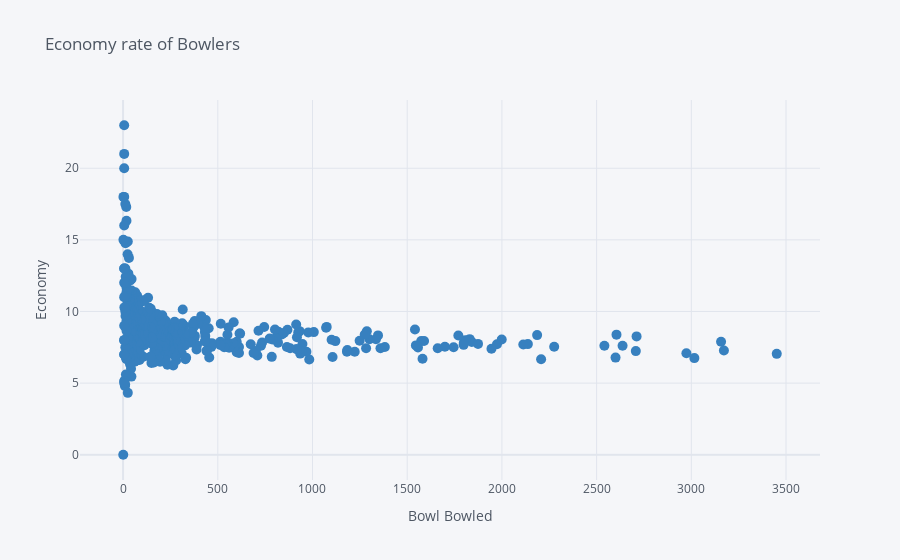

Source (notebook cell):
### Code cell
economy_bowler.iplot(kind='scatter',x='ball',y='Economy',mode='markers',size=10, colors='blue',xTitle='Bowl Bowled',yTitle='Economy',title='Economy rate of Bowlers')

### Figure 1 — Plotly figure (JSON) as saved in the notebook; plotly's stock layout.template omitted (floating-point values rounded to 4 significant figures; data arrays with more than 128 entries replaced by an {"elided": "..."} marker saying what was removed)
{"data": [{"line": {"color": "rgba(55, 128, 191, 1.0)", "dash": "solid", "shape": "linear", "width": 1.3}, "marker": {"size": 10, "symbol": "circle"}, "mode": "markers", "name": "Economy", "text": "", "type": "scatter", "x": {"elided": "405 int values"}, "y": {"elided": "405 float values"}}], "layout": {"legend": {"bgcolor": "#F5F6F9", "font": {"color": "#4D5663"}}, "paper_bgcolor": "#F5F6F9", "plot_bgcolor": "#F5F6F9", "title": {"font": {"color": "#4D5663"}, "text": "Economy rate of Bowlers"}, "xaxis": {"gridcolor": "#E1E5ED", "showgrid": true, "tickfont": {"color": "#4D5663"}, "title": {"font": {"color": "#4D5663"}, "text": "Bowl Bowled"}, "zerolinecolor": "#E1E5ED"}, "yaxis": {"gridcolor": "#E1E5ED", "showgrid": true, "tickfont": {"color": "#4D5663"}, "title": {"font": {"color": "#4D5663"}, "text": "Economy"}, "zerolinecolor": "#E1E5ED"}}}
